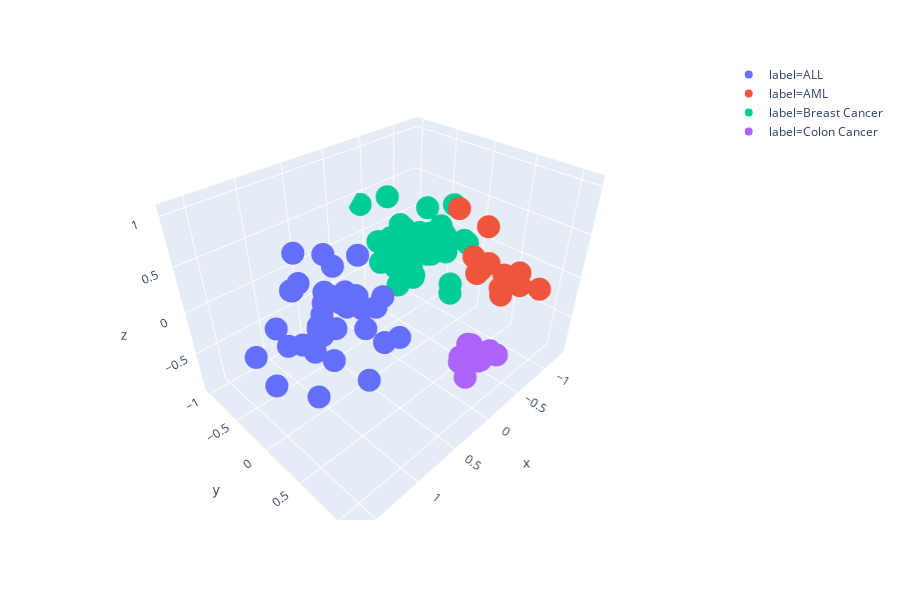

Notebook code for this chart:
### Markdown cell above
## SVD

### Code cell
svd = TruncatedSVD(3)
data_transformed = svd.fit_transform(df)

df_transformed = pd.DataFrame(data_transformed)
final_dataframe = np.hstack((df_transformed, class_label))

final_dataframe = pd.DataFrame(final_dataframe)

# Defining the column names
final_dataframe.columns = ['x', 'y', 'z', 'label']


# Changing Complex values to real values
A = [x.real for x in final_dataframe.x]
B = [x.real for x in final_dataframe.y]
C = [x.real for x in final_dataframe.z]

# Adding Values to dictionary 
dictFrame = {'X': A, 'Y': B, 'Z':C }

# Converting dictionary to a dataframe
dFrame = pd.DataFrame(dictFrame)

# Appending label column to the dataframe
changed_dataFrame = horizontalStack(dFrame, class_label)

# Changing the array to dataframe and changing the column labels
changed_dataFrame = pd.DataFrame(changed_dataFrame)
changed_dataFrame.columns = ['x', 'y','z','label']

plot3D(changed_dataFrame)

### Figure 1 — Plotly figure (JSON) as saved in the notebook; plotly's stock layout.template omitted (floating-point values rounded to 4 significant figures)
{"data": [{"hoverlabel": {"namelength": 0}, "hovertemplate": "label=ALL<br>x=%{x}<br>y=%{y}<br>z=%{z}", "legendgroup": "label=ALL", "marker": {"color": "#636efa", "symbol": "circle"}, "mode": "markers", "name": "label=ALL", "scene": "scene", "showlegend": true, "type": "scatter3d", "x": [1.025, 0.7305, 0.8941, 0.3555, 0.9412, 1.28, 0.8119, 0.5207, 0.3526, 1.04, 0.78, 0.5556, 0.8468, 0.3659, 0.624, 1.117, 0.6389, 0.7962, 1.167, 0.9485, 0.6953, 1.106, 0.7817, 0.6362, 0.5498, 1.64, 0.6981, 0.951, 1.623, 0.7915, 0.4974, 0.3193, 1.318, 0.3806, 0.8555, 0.6423, 0.299, 1.013], "y": [-0.007034, -0.3624, -0.1897, -0.1365, 0.06997, 0.2593, -0.1948, -0.02415, 0.115, -0.5226, -0.6443, -0.3496, -0.2921, -0.1612, -0.1038, -0.2108, -0.4032, -0.05478, 0.112, -0.5, -0.2675, -0.1633, 0.3681, -0.1669, 0.3361, -0.05035, -0.4761, -0.358, 0.1782, -0.2604, -0.5607, -0.3114, -0.2214, 0.04958, 0.1988, 0.08434, 0.287, 0.1678], "z": [0.05796, -0.4348, -0.1461, -0.4315, 0.3324, -0.4399, 0.1006, 0.5627, 0.09638, -0.4828, 0.4279, 0.3149, -0.3662, -0.1887, 0.1788, 0.3812, 0.0323, -0.1295, -0.08128, 0.1562, 0.09614, -0.206, -0.5073, 0.02639, -0.2102, 0.05667, -0.4401, 0.3076, -0.1196, -0.08181, 0.3278, -0.1248, 0.07236, -0.04624, 0.2873, 0.234, -0.3281, -0.2434]}, {"hoverlabel": {"namelength": 0}, "hovertemplate": "label=AML<br>x=%{x}<br>y=%{y}<br>z=%{z}", "legendgroup": "label=AML", "marker": {"color": "#EF553B", "symbol": "circle"}, "mode": "markers", "name": "label=AML", "scene": "scene", "showlegend": true, "type": "scatter3d", "x": [-0.36, 0.01826, -0.05278, 0.03158, -0.4097, -0.3384, -0.6688, -0.1482, -0.05163, -0.3421, -0.1908, -0.02658, -0.2755], "y": [0.9351, 0.9044, 0.9205, 0.8692, 0.8988, 1.119, 1.14, 0.8138, 0.6194, 1.099, 1.019, 0.9135, 0.8193], "z": [0.3898, 0.5692, 0.9916, 0.7231, 0.127, 0.3759, 0.1841, 0.4855, 1.045, 0.4981, 0.3728, 0.5947, 0.4975]}, {"hoverlabel": {"namelength": 0}, "hovertemplate": "label=Breast Cancer<br>x=%{x}<br>y=%{y}<br>z=%{z}", "legendgroup": "label=Breast Cancer", "marker": {"color": "#00cc96", "symbol": "circle"}, "mode": "markers", "name": "label=Breast Cancer", "scene": "scene", "showlegend": true, "type": "scatter3d", "x": [-0.6766, -0.446, -0.4029, -0.4516, -0.5255, -0.4632, -0.576, -0.7486, -0.8746, -0.3534, -0.6003, -0.9175, -0.8761, -0.4086, -1.019, -0.3549, -0.8637, -0.7859, -0.4708, -0.3564, -0.8274, -0.4824, -0.741, -0.3676, -0.3689, -0.4325, -0.6488, -0.638, -1.286, -1.015, -0.6569, -0.6991, -0.6699, -0.4979, -1.129, -0.2871, -0.3331, -0.5175, -0.4372], "y": [-0.2483, 0.2801, -1.016, -0.2348, -0.06539, -0.1602, 0.1735, -0.1353, -0.1505, -0.1793, -0.6667, -0.2898, -0.4007, -0.5602, -0.01951, -0.5394, -0.6011, -0.365, -0.404, -0.3773, 0.1644, -0.4238, -0.7138, -0.6641, -0.3654, -0.2261, -0.4987, -0.7754, -0.4798, -0.6769, -0.3539, -0.3386, -0.6785, -0.3032, -0.2764, -0.1337, -0.3162, -0.6322, -0.7745], "z": [-0.04368, -0.1834, 0.3827, -0.2048, 0.1019, 0.1552, -0.1835, 0.3236, -0.05776, -0.05413, -0.3639, -0.0464, 0.07796, 0.09903, 0.08449, 0.6534, -0.08403, 0.4382, 0.2952, -0.3587, 0.2039, 0.1804, -0.2893, -0.1971, 0.3958, -0.2211, 0.1054, -0.0349, -0.1362, -0.07756, 0.0709, 0.1001, -0.1903, -0.002064, 0.384, 0.2037, -0.03938, -0.01254, -0.002032]}, {"hoverlabel": {"namelength": 0}, "hovertemplate": "label=Colon Cancer<br>x=%{x}<br>y=%{y}<br>z=%{z}", "legendgroup": "label=Colon Cancer", "marker": {"color": "#ab63fa", "symbol": "circle"}, "mode": "markers", "name": "label=Colon Cancer", "scene": "scene", "showlegend": true, "type": "scatter3d", "x": [-0.3145, -0.4478, -0.2725, -0.1941, -0.02545, -0.5831, -0.3166, -0.3909, -0.4707, -0.5538], "y": [0.6489, 0.4801, 0.8323, 0.6601, 0.8668, 0.8406, 0.831, 0.6487, 0.8252, 0.4905], "z": [-0.8747, -0.9325, -0.6511, -0.7256, -0.6816, -0.7615, -0.6666, -0.6227, -0.6428, -0.8095]}], "layout": {"height": 600, "legend": {"tracegroupgap": 0}, "margin": {"t": 60}, "scene": {"domain": {"x": [0, 0.98], "y": [0, 1]}, "xaxis": {"title": {"text": "x"}}, "yaxis": {"title": {"text": "y"}}, "zaxis": {"title": {"text": "z"}}}}}
